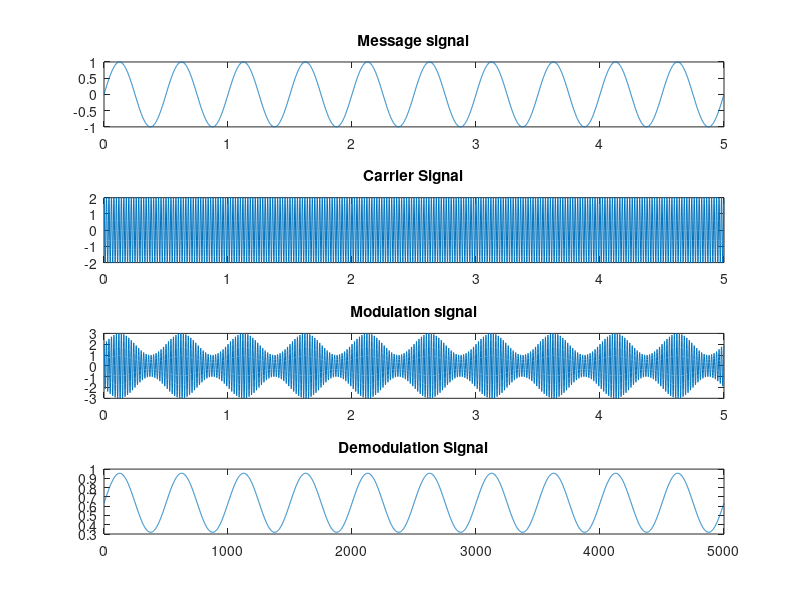

Reproduce this figure in MATLAB.
clc;
clear all;
close all;

Am = 1;
fm = 2;

Ac = 2;
fc = 50;

fs = 1000;
T = 5;
t = 0 : 1/fs : T - 1/fs;
%t = 0:0.001:3;

%k = pi/2;
%k=16;

%Message signal

Message_signal = Am*sin(2*pi*fm*t);
subplot(4,1,1);
plot(t, Message_signal);
title("Message signal");

%Carrier signal;

Carrier_signal = Ac * cos(2*pi*fc*t);
subplot(4,1,2);
plot(t, Carrier_signal);
title("Carrier Signal")

%Modulation Signal;

k = Am/Ac;
Modulation_signal = (1+k.*Message_signal).*Carrier_signal;
subplot(4,1,3);
plot(t, Modulation_signal);
title("Modulation signal");

%Demodulation signal;

Demodulation_signal = (1/pi)*(Ac+Message_signal);

subplot(4,1,4);
plot(Demodulation_signal);
title("Demodulation Signal");
